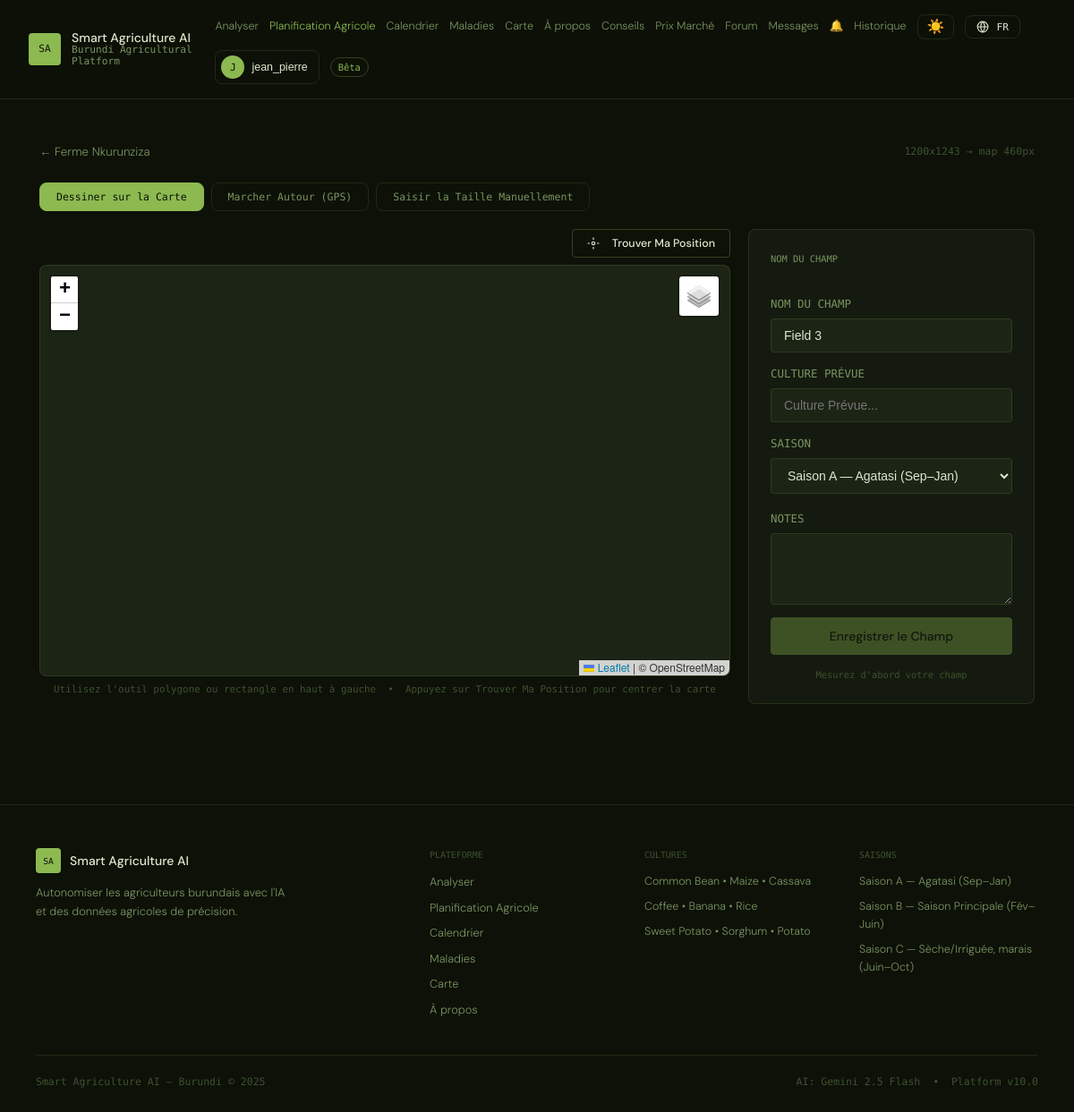
The app's page /farm/1/field/map (signed in) with its own data.
### models.py (models this page shows, shortened)
class User(UserMixin, db.Model):
    __tablename__ = "users"
    id            = db.Column(db.Integer, primary_key=True)
    username      = db.Column(db.String(64),  unique=True, nullable=False)
    email         = db.Column(db.String(120), unique=True, nullable=False)
    password_hash = db.Column(db.String(256), nullable=False)
    role          = db.Column(db.String(20),  nullable=False, default="farmer")
    language      = db.Column(db.String(5),   nullable=False, default="fr")  # fr | rn | en
    theme         = db.Column(db.String(10),  nullable=False, default="dark") # dark | light
    full_name     = db.Column(db.String(120), nullable=True)
    phone         = db.Column(db.String(30),  nullable=True)
    province      = db.Column(db.String(60),  nullable=True)
    commune       = db.Column(db.String(60),  nullable=True)
    created_at    = db.Column(db.DateTime, default=datetime.utcnow)
    last_login    = db.Column(db.DateTime, nullable=True)
    is_active                = db.Column(db.Boolean, default=True)
    is_verified_professional = db.Column(db.Boolean, default=False)
    analyses      = db.relationship("Analysis", backref="user", lazy=True, cascade="all, delete-orphan")
    farms         = db.relationship("Farm", backref="owner", lazy=True, cascade="all, delete-orphan")
    forum_posts   = db.relationship("ForumPost", backref="author", lazy=True, cascade="all, delete-orphan")
    forum_replies = db.relationship("ForumReply", backref="author", lazy=True, cascade="all, delete-orphan")
    sent_messages = db.relationship("DirectMessage", foreign_keys="DirectMessage.sender_id", backref="sender", lazy=True, cascade="all, delete-orphan")
    recv_messages = db.relationship("DirectMessage", foreign_keys="DirectMessage.receiver_id", backref="receiver", lazy=True)

class Farm(db.Model):
    __tablename__ = "farms"
    id          = db.Column(db.Integer, primary_key=True)
    user_id     = db.Column(db.Integer, db.ForeignKey("users.id"), nullable=False)
    name        = db.Column(db.String(120), nullable=False)
    province    = db.Column(db.String(60),  nullable=True)
    commune     = db.Column(db.String(60),  nullable=True)
    description = db.Column(db.Text,        nullable=True)
    latitude    = db.Column(db.Float,       nullable=True)
    longitude   = db.Column(db.Float,       nullable=True)
    created_at  = db.Column(db.DateTime, default=datetime.utcnow)
    fields      = db.relationship("Field", backref="farm", lazy=True, cascade="all, delete-orphan")
    @property
    def total_fields(self): return len(self.fields)

### farm_routes.py (the view)
@farm_bp.route("/<int:farm_id>/field/map")
@login_required
def field_map(farm_id):
    farm = Farm.query.get_or_404(farm_id)
    if farm.user_id != current_user.id and not current_user.is_admin:
        flash("Access denied.", "error"); return redirect(url_for("farm.farm_list"))
    crops = CropRequirements.query.order_by(CropRequirements.crop_name).all()
    return render_template("farm/map.html", farm=farm, crops=crops)

### app.py (called while the page is built)
@login_manager.user_loader
def load_user(uid): return User.query.get(int(uid))

def get_current_lang():
    if current_user.is_authenticated and current_user.language in SUPPORTED_LANGS:
        return current_user.language
    return session.get("lang", DEFAULT_LANG)

def get_current_theme():
    if current_user.is_authenticated and current_user.theme in ("dark","light"):
        return current_user.theme
    return session.get("theme", "dark")

@app.context_processor
def inject_translation():
    lang  = get_current_lang()
    theme = get_current_theme()
    return {"t": lambda key: t(key, lang), "current_lang": lang,
            "lang_names": LANG_NAMES, "supported_langs": SUPPORTED_LANGS,
            "current_theme": theme}

### translations.py (called while the page is built)
def t(key: str, lang: str = DEFAULT_LANG) -> str:
    if lang not in SUPPORTED_LANGS:
        lang = DEFAULT_LANG
    entry = STRINGS.get(key)
    if not entry:
        return key  # untranslated key shown as-is, makes missing strings obvious during dev
    return entry.get(lang) or entry.get(DEFAULT_LANG) or key

### templates/farm/map.html (shortened to what this page needs)
{% extends "base.html" %}
{% block head %}
<link rel="stylesheet" href="https://cdnjs.cloudflare.com/ajax/libs/leaflet/1.9.4/leaflet.min.css"/>
<link rel="stylesheet" href="https://unpkg.com/@geoman-io/leaflet-geoman-free@2.14.2/dist/leaflet-geoman.css"/>
{% endblock %}
{% block content %}
<div class="history-detail-header">
    <a href="{{ url_for('farm.farm_detail',farm_id=farm.id) }}" class="back-link">&larr; {{ farm.name }}</a>
    <p style="font-family:var(--font-mono);font-size:0.72rem;color:var(--color-text-faint)" id="screenSizeDebug"></p>
</div>
<div class="map-method-tabs">
    <button class="map-method-tab active" onclick="setMethod('geoman',this)">{{ t('map.draw_tab') }}</button>
    <button class="map-method-tab" onclick="setMethod('gps',this)">{{ t('map.gps_tab') }}</button>
    <button class="map-method-tab" onclick="setMethod('manual',this)">{{ t('map.manual_tab') }}</button>
</div>
<div class="map-draw-layout">
    <div class="map-draw-main">
        <div id="methodGeoman">
            <div style="display:flex;justify-content:flex-end;margin-bottom:8px">
                <button type="button" class="btn btn--outline" id="locateMeBtn" style="font-size:0.78rem;padding:7px 16px" onclick="locateMeOnDrawMap()">
                    <svg width="14" height="14" viewBox="0 0 24 24" fill="none" stroke="currentColor" stroke-width="2" style="margin-right:6px;vertical-align:-2px"><circle cx="12" cy="12" r="3"/><path d="M12 1v4M12 19v4M1 12h4M19 12h4"/></svg>
                    {{ t('map.find_location') }}
                </button>
            </div>
            <div id="map"></div>
            <div class="map-draw-hint" id="locateStatusText">{{ t('map.draw_hint')|safe }}</div>
        </div>
    </div>
    <div class="map-draw-panel">
        <p class="admin-data-title">{{ t('map.field_name') }}</p>
        <div class="form-group">
            <label class="form-label">{{ t('map.field_name') }}</label>
            <input type="text" id="fieldName" class="form-input" placeholder="Field {{ farm.total_fields+1 }}" value="Field {{ farm.total_fields+1 }}"/>
        </div>
        <div class="form-group">
            <label class="form-label">{{ t('map.planned_crop') }}</label>
            <input type="text" id="cropInput" class="form-input" placeholder="{{ t('map.planned_crop') }}..." autocomplete="off" oninput="onCropInput()" list="cropSuggestions"/>
        </div>
        <div class="form-group">
            <label class="form-label">{{ t('map.season') }}</label>
            <select id="fieldSeason" class="form-input form-select">
                <option value="A">{{ t('season.a') }}</option>
            </select>
        </div>
        <div class="form-group" style="margin-top:4px">
            <label class="form-label">{{ t('map.notes') }}</label>
            <textarea id="fieldNotes" class="form-input" rows="2"></textarea>
        </div>
        <button class="btn btn--primary btn--full" id="saveBtn" disabled onclick="saveField()">{{ t('map.save_field') }}</button>
        <p class="map-save-hint" id="saveHint">{{ t('map.save_hint') }}</p>
    </div>
</div>
{% endblock %}

### templates/base.html (shortened to what this page needs)
<!DOCTYPE html>
<html lang="{{ current_lang }}" data-theme="{{ current_theme }}">
<head>
    <link rel="stylesheet" href="{{ url_for('static', filename='css/main.css') }}"/>
    {% block head %}{% endblock %}
</head>
<body>
<header class="site-header">
    <a href="{{ url_for('index') }}" class="logo">
        <span class="logo-mark">SA</span>
        <div class="logo-text">
            <span class="logo-primary">Smart Agriculture AI</span>
            <span class="logo-tag">Burundi Agricultural Platform</span>
        </div>
    </a>
    <nav class="site-nav" id="desktopNav">
        <a href="{{ url_for('index') }}" class="nav-link {% if request.endpoint=='index' %}nav-link--active{% endif %}">{{ t('nav.analyze') }}</a>
        <a href="{{ url_for('farm.farm_list') }}" class="nav-link {% if request.blueprint=='farm' %}nav-link--active{% endif %}">{{ t('nav.farm_planning') }}</a>
        <a href="{{ url_for('calendar') }}" class="nav-link {% if request.endpoint=='calendar' %}nav-link--active{% endif %}">{{ t('nav.calendar') }}</a>
        <a href="{{ url_for('disease_library') }}" class="nav-link {% if request.endpoint=='disease_library' %}nav-link--active{% endif %}">{{ t('nav.diseases') }}</a>
        <a href="{{ url_for('outbreak_map') }}" class="nav-link {% if request.endpoint=='outbreak_map' %}nav-link--active{% endif %}">{{ t('nav.map') }}</a>
        <a href="{{ url_for('about') }}" class="nav-link {% if request.endpoint=='about' %}nav-link--active{% endif %}">{{ t('nav.about') }}</a>
        <a href="{{ url_for('features.planting_advice') }}" class="nav-link {% if request.endpoint=='features.planting_advice' %}nav-link--active{% endif %}">Conseils</a>
        <a href="{{ url_for('features.market') }}" class="nav-link {% if request.endpoint in ['features.market','features.market_post'] %}nav-link--active{% endif %}">Prix Marché</a>
        <a href="{{ url_for('community.forum') }}" class="nav-link {% if request.blueprint=='community' and 'forum' in (request.endpoint or '') %}nav-link--active{% endif %}">Forum</a>
        {% if current_user.is_authenticated %}
        <a href="{{ url_for('community.inbox') }}" class="nav-link {% if request.endpoint in ['community.inbox','community.conversation'] %}nav-link--active{% endif %}" id="inboxLink">
            Messages
        </a>
        <a href="{{ url_for('features.notifications') }}" class="nav-link {% if request.endpoint=='features.notifications' %}nav-link--active{% endif %}" id="notifLink">
            🔔
        </a>
        {% endif %}
        {% if current_user.is_authenticated %}
            <a href="{{ url_for('farm_history') }}" class="nav-link {% if 'history' in (request.endpoint or '') %}nav-link--active{% endif %}">{{ t('nav.history') }}</a>
        {% endif %}
        <button class="nav-theme-btn" id="themeToggleBtn" onclick="toggleTheme()" title="Toggle light/dark mode" aria-label="Toggle theme">
            <span id="themeIcon">{% if current_theme == 'light' %}🌙{% else %}☀️{% endif %}</span>
        </button>
        <div class="nav-lang-menu">
            <button class="nav-lang-btn" id="langMenuBtn" aria-label="Language">
                <svg width="14" height="14" viewBox="0 0 24 24" fill="none" stroke="currentColor" stroke-width="2"><circle cx="12" cy="12" r="10"/><path d="M2 12h20M12 2a15 15 0 0 1 0 20M12 2a15 15 0 0 0 0 20"/></svg>
                <span>{{ current_lang|upper }}</span>
            </button>
        </div>
        {% if current_user.is_authenticated %}
            <div class="nav-user-menu">
                <button class="nav-user-btn" id="userMenuBtn" aria-label="User menu">
                    <span class="nav-user-avatar">{{ current_user.username[0].upper() }}</span>
                    <span class="nav-user-name">{{ current_user.username }}</span>
                </button>
            </div>
        {% else %}
            <a href="{{ url_for('auth_login') }}" class="btn btn--outline nav-auth-btn">{{ t('nav.login') }}</a>
            <a href="{{ url_for('auth_register') }}" class="btn btn--primary nav-auth-btn">{{ t('nav.register') }}</a>
        {% endif %}
        <span class="nav-badge">{{ t('nav.beta') }}</span>
    </nav>
</header>
<main class="site-main">
    {% block content %}{% endblock %}
</main>
<footer class="site-footer">
    <div class="footer-grid">
        <div class="footer-brand">
            <div class="footer-logo">
                <span class="logo-mark logo-mark--sm">SA</span>
                <span class="footer-brand-name">Smart Agriculture AI</span>
            </div>
            <p class="footer-tagline">{{ t('footer.tagline') }}</p>
        </div>
        <div class="footer-col">
            <p class="footer-col-title">{{ t('footer.platform') }}</p>
            <a href="{{ url_for('index') }}" class="footer-link">{{ t('nav.analyze') }}</a>
            <a href="{{ url_for('farm.farm_list') }}" class="footer-link">{{ t('nav.farm_planning') }}</a>
            <a href="{{ url_for('calendar') }}" class="footer-link">{{ t('nav.calendar') }}</a>
            <a href="{{ url_for('disease_library') }}" class="footer-link">{{ t('nav.diseases') }}</a>
            <a href="{{ url_for('outbreak_map') }}" class="footer-link">{{ t('nav.map') }}</a>
            <a href="{{ url_for('about') }}" class="footer-link">{{ t('nav.about') }}</a>
        </div>
        <div class="footer-col">
            <p class="footer-col-title">{{ t('footer.crops') }}</p>
            <span class="footer-text">Common Bean &bull; Maize &bull; Cassava</span>
            <span class="footer-text">Coffee &bull; Banana &bull; Rice</span>
            <span class="footer-text">Sweet Potato &bull; Sorghum &bull; Potato</span>
        </div>
        <div class="footer-col">
            <p class="footer-col-title">{{ t('footer.seasons') }}</p>
            <span class="footer-text">{{ t('season.a') }}</span>
            <span class="footer-text">{{ t('season.b') }}</span>
            <span class="footer-text">{{ t('season.c') }}</span>
        </div>
    </div>
    <div class="footer-bottom">
        <span>Smart Agriculture AI &mdash; Burundi &copy; 2025</span>
        <span class="footer-bottom-right">AI: Gemini 2.5 Flash &nbsp;&bull;&nbsp; Platform v10.0</span>
    </div>
</footer>
</body>
</html>

### templates/farm/map.html (style rules this page uses)
.leaflet-container { background:#1c2416 }
#map, #mapGps { width:100%; border-radius:8px; border:1px solid var(--color-border); z-index:1; }

### records on screen
User: username "J", username "jean_pierre"
Farm: name "Ferme Nkurunziza"

### other values on screen
{{ t('nav.analyze') }} "Analyser"
{{ t('nav.farm_planning') }} "Planification Agricole"
{{ t('nav.calendar') }} "Calendrier"
{{ t('nav.diseases') }} "Maladies"
{{ t('nav.map') }} "Carte"
{{ t('nav.about') }} "À propos"
{{ t('nav.history') }} "Historique"
{{ current_lang|upper }} "FR"
{{ t('nav.beta') }} "Bêta"
{{ t('map.draw_tab') }} "Dessiner sur la Carte"
{{ t('map.gps_tab') }} "Marcher Autour (GPS)"
{{ t('map.manual_tab') }} "Saisir la Taille Manuellement"
{{ t('map.find_location') }} "Trouver Ma Position"
{{ t('map.draw_hint')|safe }} "Utilisez l'outil polygone ou rectangle en haut à gauche • Appuyez sur Trouver Ma Position pour centrer la carte"
{{ t('map.field_name') }} "NOM DU CHAMP"
